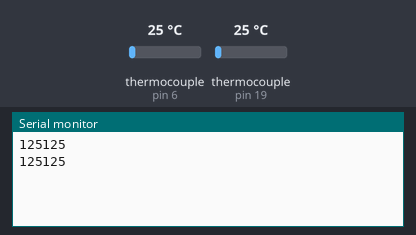
This sketch was run on a simulated Arduino Leonardo, built with avr-gcc and run on an emulated ATmega32U4. Parts: the last lines printed to the serial monitor. Inputs (shaded band) come from the test bench; at power-on: thermocouple (sensors on pin 6, pin 19) 25 °C.

Above: at 1.7 s.
1.8 s: thermocouple (sensor on pin 6) set to 6 °C
At 3.1 s:
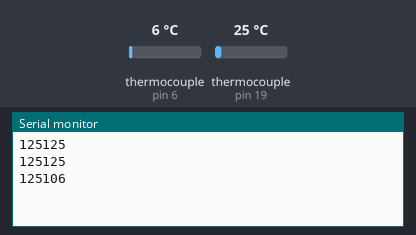
3.3 s: thermocouple (sensor on pin 19) set to 6 °C
At 4.3 s:
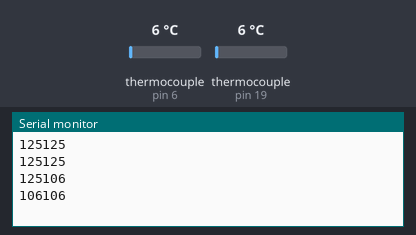
4.8 s: thermocouple (sensor on pin 6) set to 75 °C
At 6.1 s:
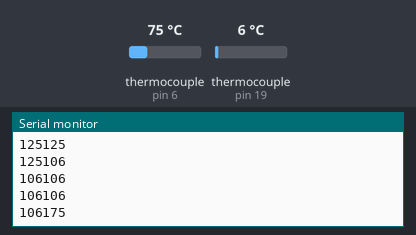
6.3 s: thermocouple (sensor on pin 19) set to 75 °C
At 7.2 s:
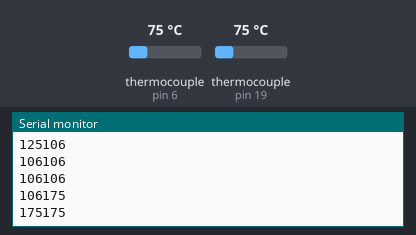
Timing chart, 0 to 8.8 s (numbered marks = the images above; inputs shaded):
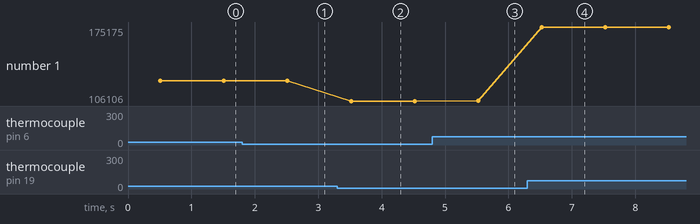

The sketch:

Shed_Heating_Control_thermo.ino
```cpp
// this example is public domain. enjoy!
// www.ladyada.net/learn/sensors/thermocouple

#include "max6675.h"
#include <SoftwareSerial.h>

int BthermoDO = 7;
int BthermoCS = 6;
int BthermoCLK = 5;
int thermoDO = 17;
int thermoCS = 19;
int thermoCLK = 18;


MAX6675 thermocouple(thermoCLK, thermoCS, thermoDO);
MAX6675 Bthermocouple(BthermoCLK, BthermoCS, BthermoDO);


void setup() {
  Serial.begin(57600);//USB0
  // use Arduino pins

  while (!Serial) {
    ; // wait for serial port to connect. Needed for Leonardo only
  }
 // Serial.println("MAX6675 test");
  // wait for MAX chip to stabilize
  delay(500);
}

void loop() {
  // basic readout test, just print the current temp
  float boilerTemp = thermocouple.readCelsius();            //gasification boiler temp
  float flueGas = Bthermocouple.readCelsius();              //gasification flue temp.
  int boilerTempint = (int)boilerTemp;
  boilerTempint = boilerTempint+100;
  int flueGasint = (int)flueGas;
  flueGasint = flueGasint + 100;
  String var = String(boilerTempint);
  String var1 = String(flueGasint);
  String var2 = var + var1;


  // Serial.print("C = ");
//Serial.println(boilerTemp);
//Serial.println(flueGas);
//Serial.println( var2);
//Serial.write( flueGasint);
 // if (Serial.available())
      Serial.println(var2);
      delay(1000);
      Serial.flush();

}
```

Measured:
- after the input at 1.8 s, the serial monitor: prints a new line after 0.72 s (image 1)
- after the input at 3.3 s, the serial monitor: prints a new line after 0.22 s (image 2)
- after the input at 4.8 s, the serial monitor: prints a new line after 0.72 s (image 3)
- after the input at 6.3 s, the serial monitor: prints a new line after 0.22 s (image 4)
- plotted number 1: 125125 → 125106 after the input at 1.8 s, 125106 → 106106 after the input at 3.3 s, 106106 → 106175 after the input at 4.8 s, 106175 → 175175 after the input at 6.3 s
